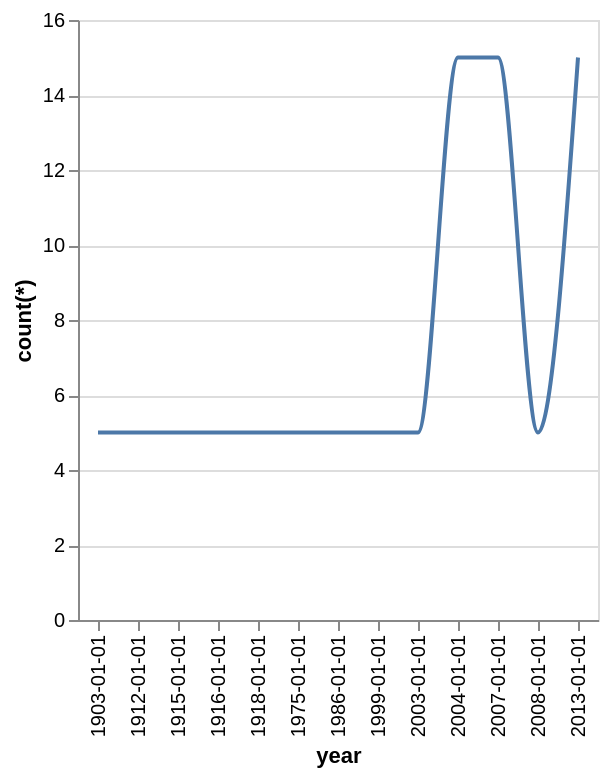

Vega-Lite specification stored for this chart:
### Vega-Lite specification from a JSON file in a GitHub repository (floating-point values rounded to 4 significant figures)
{"data": {"values": [{"x_data": "1903-01-01", "y_data": 5}, {"x_data": "1912-01-01", "y_data": 5}, {"x_data": "1915-01-01", "y_data": 5}, {"x_data": "1916-01-01", "y_data": 5}, {"x_data": "1918-01-01", "y_data": 5}, {"x_data": "1975-01-01", "y_data": 5}, {"x_data": "1986-01-01", "y_data": 5}, {"x_data": "1999-01-01", "y_data": 5}, {"x_data": "2003-01-01", "y_data": 5}, {"x_data": "2004-01-01", "y_data": 15}, {"x_data": "2007-01-01", "y_data": 15}, {"x_data": "2008-01-01", "y_data": 5}, {"x_data": "2013-01-01", "y_data": 15}]}, "mark": {"type": "line", "interpolate": "monotone"}, "encoding": {"x": {"field": "x_data", "type": "nominal", "title": "year", "sort": "ascending"}, "y": {"field": "y_data", "type": "quantitative", "title": "count(*)"}}}
